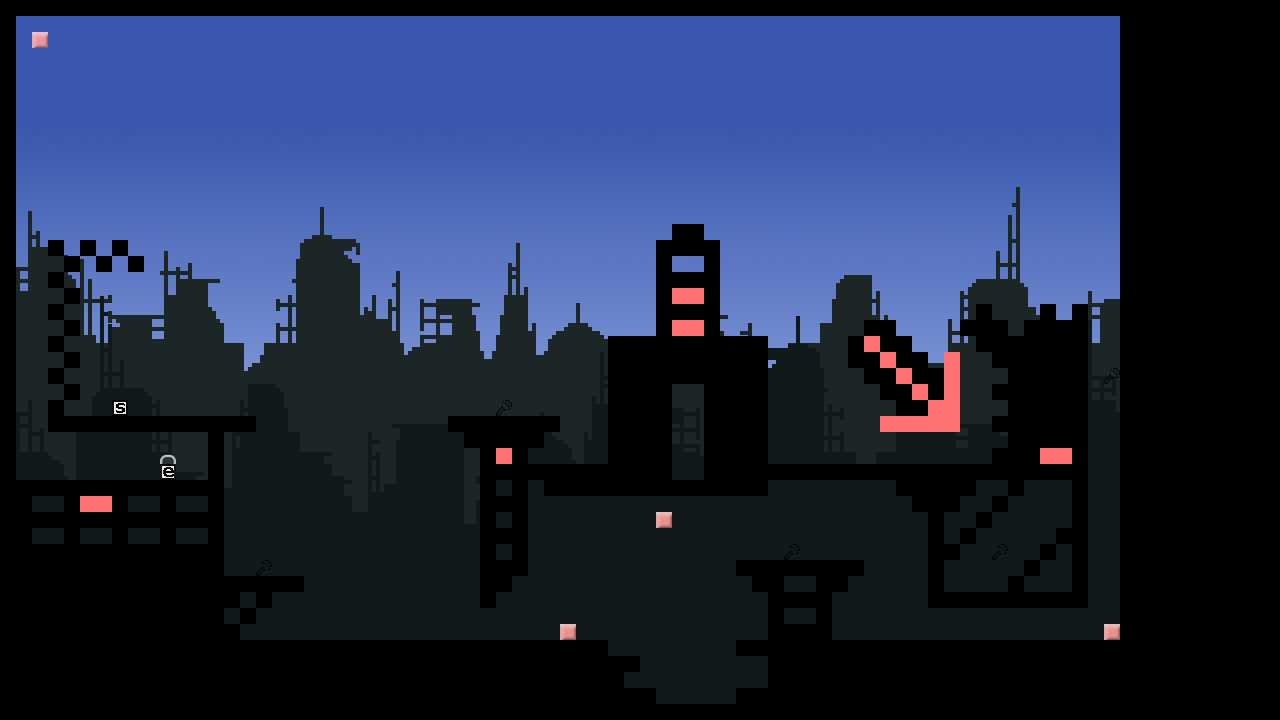

A 2D game scene composited from a Tiled map and its tileset images. What follows is a short description and the map's XML, with each tile layer's data collapsed to a summary:
An orthogonal 80x45 tile map with 16x16 px tiles, 5 tile layers (collision, deco_front2, deco_back2, deco_front1, ...), 4 tilesets, 3 image layers.

<map version="1.0" orientation="orthogonal" renderorder="left-up" width="80" height="45" tilewidth="16" tileheight="16" nextobjectid="21">
 <properties>
  <property name="shiftCount" value="4" />
  <property name="shiftTimeMax" value="7" />
 </properties>
 <tileset firstgid="1" name="items" tilewidth="16" tileheight="16" tilecount="400">
  <image source="items.png" width="320" height="320" />
 </tileset>
 <tileset firstgid="401" name="packed" tilewidth="16" tileheight="16" tilecount="192">
  <image source="packed.png" width="1024" height="48" />
  <tile id="132">
   <properties>
    <property name="maxShifts" value="10" />
    <property name="parallax1" value="parallax_1.png" />
    <property name="parallax2" value="parallax_2.png" />
   </properties>
  </tile>
 </tileset>
 <tileset firstgid="593" name="basic_tileset" tilewidth="16" tileheight="16" tilecount="8">
  <image source="basic_tileset.png" width="128" height="16" />
 </tileset>
 <tileset firstgid="601" name="blocks" tilewidth="16" tileheight="16" margin="8" tilecount="3600">
  <image source="blocks.png" width="1296" height="728" />
 </tileset>
 <imagelayer name="Bildebene 3">
  <image source="../textures/sky.png" />
 </imagelayer>
 <imagelayer name="Bildebene 3">
  <image source="../textures/City Background.png" />
 </imagelayer>
 <imagelayer name="Bildebene 2">
  <image source="../textures/City Foreground.png" />
 </imagelayer>
 <layer name="collision" width="80" height="45">
  <properties>
   <property name="maxShiftCount" value="3" />
   <property name="maxShiftTime" value="5" />
  </properties>
  <data>[3600 cells, 1256 non-empty, 1 distinct tile ids]</data>
 </layer>
 <layer name="deco_front2" width="80" height="45">
  <data>[3600 cells, 74 non-empty, 1 distinct tile ids]</data>
 </layer>
 <layer name="deco_back2" width="80" height="45">
  <data>[3600 cells, 43 non-empty, 4 distinct tile ids]</data>
 </layer>
 <layer name="deco_front1" width="80" height="45">
  <data>[3600 cells, 0 non-empty, 0 distinct tile ids]</data>
 </layer>
 <layer name="items" width="80" height="45" opacity="0.9">
  <data>[3600 cells, 11 non-empty, 4 distinct tile ids]</data>
 </layer>
 <objectgroup name="text" />
</map>
